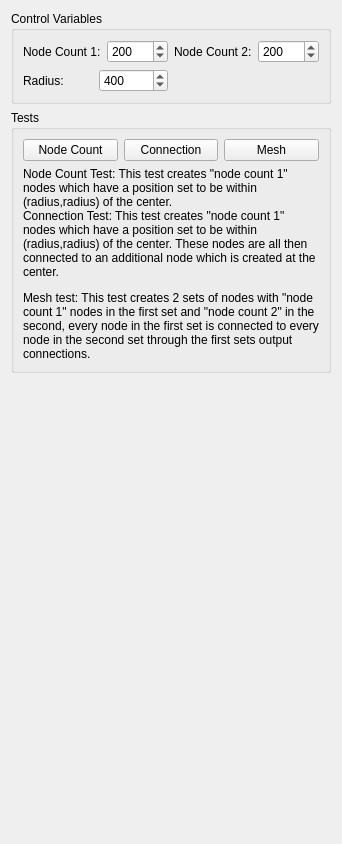
            <widget class="QWidget" name="scrollAreaWidgetContents_5">
             <property name="geometry">
              <rect>
               <x>0</x>
               <y>0</y>
               <width>324</width>
               <height>844</height>
              </rect>
             </property>
             <layout class="QVBoxLayout" name="verticalLayout_7">
              <item>
               <widget class="QGroupBox" name="stressControls">
                <property name="title">
                 <string>Control Variables</string>
                </property>
                <layout class="QGridLayout" name="gridLayout_17">
                 <item row="0" column="0">
                  <layout class="QHBoxLayout" name="horizontalLayout_6">
                   <item>
                    <widget class="QLabel" name="stressCount1Lbl">
                     <property name="text">
                      <string>Node Count 1:</string>
                     </property>
                    </widget>
                   </item>
                   <item>
                    <widget class="QSpinBox" name="stressCount1Box">
                     <property name="maximum">
                      <number>10000</number>
                     </property>
                     <property name="value">
                      <number>200</number>
                     </property>
                    </widget>
                   </item>
                  </layout>
                 </item>
                 <item row="0" column="1">
                  <layout class="QHBoxLayout" name="horizontalLayout_11">
                   <item>
                    <widget class="QLabel" name="stressCount2Lbl">
                     <property name="text">
                      <string>Node Count 2:</string>
                     </property>
                    </widget>
                   </item>
                   <item>
                    <widget class="QSpinBox" name="stressCount2Box">
                     <property name="maximum">
                      <number>10000</number>
                     </property>
                     <property name="value">
                      <number>200</number>
                     </property>
                    </widget>
                   </item>
                  </layout>
                 </item>
                 <item row="1" column="0">
                  <layout class="QHBoxLayout" name="horizontalLayout_18">
                   <item>
                    <widget class="QLabel" name="stressRadiusLbl">
                     <property name="text">
                      <string>Radius:</string>
                     </property>
                    </widget>
                   </item>
                   <item>
                    <widget class="QSpinBox" name="stressRadiusBox">
                     <property name="maximum">
                      <number>1000</number>
                     </property>
                     <property name="value">
                      <number>400</number>
                     </property>
                    </widget>
                   </item>
                  </layout>
                 </item>
                </layout>
               </widget>
              </item>
              <item>
               <widget class="QGroupBox" name="stressTests">
                <property name="title">
                 <string>Tests</string>
                </property>
                <layout class="QVBoxLayout" name="verticalLayout_8">
                 <item>
                  <layout class="QHBoxLayout" name="horizontalLayout_19">
                   <property name="margin">
                    <number>0</number>
                   </property>
                   <item>
                    <widget class="QPushButton" name="nodeCountTestBtn">
                     <property name="text">
                      <string>Node Count</string>
                     </property>
                    </widget>
                   </item>
                   <item>
                    <widget class="QPushButton" name="connectionTestBtn">
                     <property name="text">
                      <string>Connection</string>
                     </property>
                    </widget>
                   </item>
                   <item>
                    <widget class="QPushButton" name="meshTestBtn">
                     <property name="text">
                      <string>Mesh</string>
                     </property>
                    </widget>
                   </item>
                  </layout>
                 </item>
                 <item>
                  <widget class="QLabel" name="testInfo">
                   <property name="text">
                    <string>&lt;html&gt;&lt;head/&gt;&lt;body&gt;&lt;p&gt;Node Count Test:  This test creates &amp;quot;node count 1&amp;quot; nodes which have a position set to be within (radius,radius) of the center.&lt;br/&gt;Connection Test: This test creates &amp;quot;node count 1&amp;quot; nodes which have a position set to be within (radius,radius) of the center.  These nodes are all then connected to an additional node which is created at the center.&lt;/p&gt;&lt;p&gt;Mesh test:  This test creates 2 sets of nodes with &amp;quot;node count 1&amp;quot; nodes in the first set and &amp;quot;node count 2&amp;quot; in the second, every node in the first set is connected to every node in the second set through the first sets output connections.&lt;/p&gt;&lt;/body&gt;&lt;/html&gt;</string>
                   </property>
                   <property name="wordWrap">
                    <bool>true</bool>
                   </property>
                  </widget>
                 </item>
                </layout>
               </widget>
              </item>
              <item>
               <spacer name="verticalSpacer_3">
                <property name="orientation">
                 <enum>Qt::Vertical</enum>
                </property>
                <property name="sizeHint" stdset="0">
                 <size>
                  <width>20</width>
                  <height>40</height>
                 </size>
                </property>
               </spacer>
              </item>
             </layout>
            </widget>
